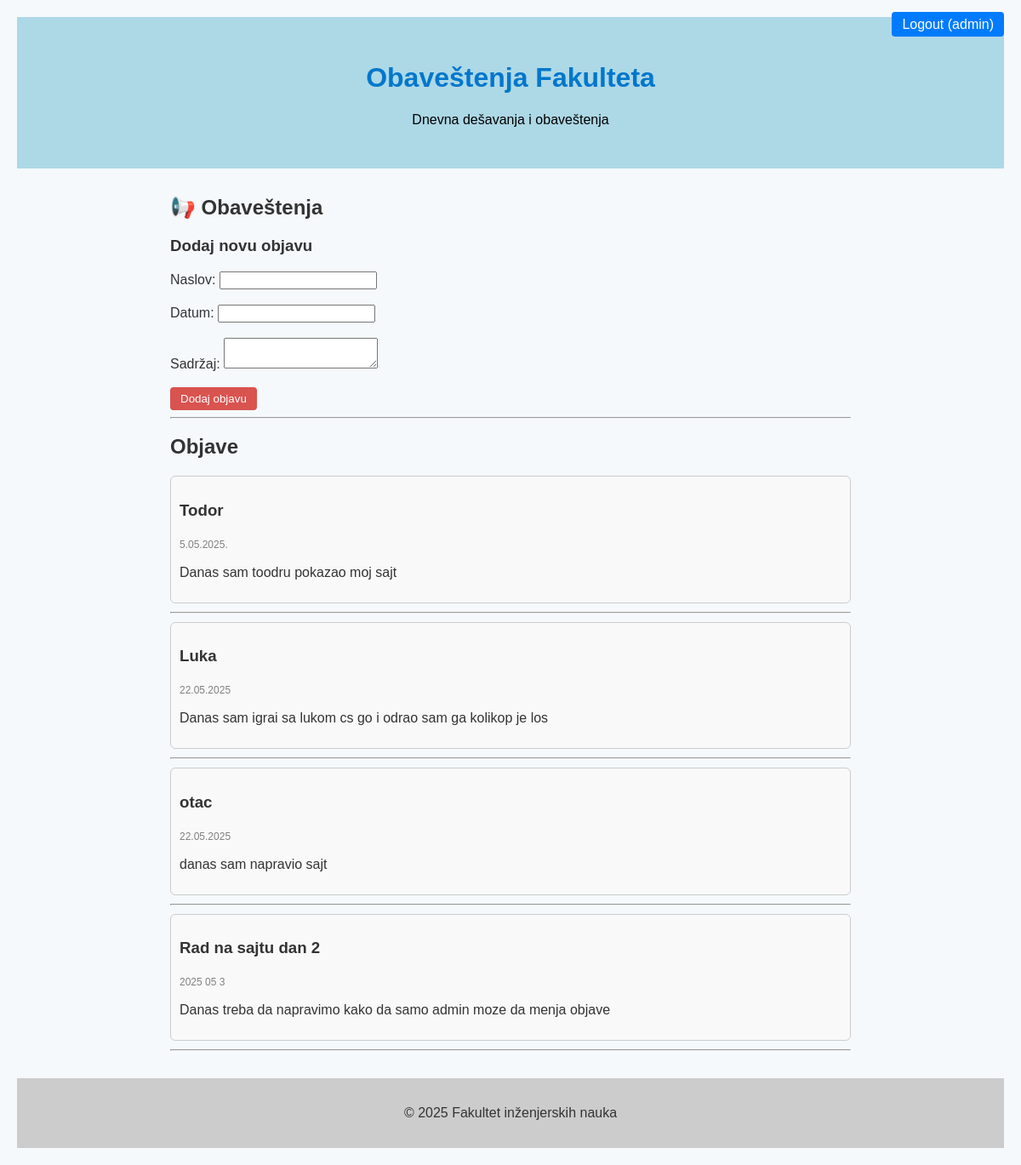
The page / (signed in) on the database its author committed.
### tables this page shows
CREATE TABLE post (
        id INTEGER PRIMARY KEY AUTOINCREMENT,
        naslov TEXT NOT NULL,
        datum TEXT NOT NULL,
        sadrzaj TEXT NOT NULL
    );

### app.py (the view)
@app.route("/", methods=["GET", "POST"])
def index():
    conn = sqlite3.connect('posts.db')
    c = conn.cursor()
    c.execute("SELECT * FROM post ORDER BY id DESC")  # Objave na vrhu
    posts = c.fetchall()
    conn.close()
    return render_template("index.html", posts=posts)

### templates/index.html (shortened to what this page needs)
<!DOCTYPE html>
<html lang="sr">
<head>
  <link rel="stylesheet" href="{{ url_for('static', filename='style.css') }}">
</head>
<body>
<header>
  <h1>Obaveštenja Fakulteta</h1>
  <p>Dnevna dešavanja i obaveštenja</p>
  <nav>
    {% if 'username' in session %}
    <a href="{{ url_for('logout') }}">Logout ({{ session['username'] }})</a>
    {% else %}
    <a href="{{ url_for('login') }}" class="login-button">Prijavi se</a>
    {% endif %}
  </nav>
</header>
<main>
  <h2>📢 Obaveštenja</h2>
  {% if 'username' in session %}
  <h3>Dodaj novu objavu</h3>
  <form action="/add_post" method="POST">
    <label for="naslov">Naslov:</label>
    <input type="text" id="naslov" name="naslov" required><br><br>
    <label for="datum">Datum:</label>
    <input type="text" id="datum" name="datum" required><br><br>
    <label for="sadrzaj">Sadržaj:</label>
    <textarea id="sadrzaj" name="sadrzaj" required></textarea><br><br>
    <button type="submit">Dodaj objavu</button>
  </form>
  {% endif %}
  <hr>
  <h2>Objave</h2>
  {% for post in posts %}
  <div class="post">
    <h3>{{ post[1] }}</h3>
    <small>{{ post[2] }}</small>
    <p>{{ post[3][:150] }}{% if post[3]|length > 150 %}...{% endif %}</p>
  </div>
  <hr>
  {% endfor %}
</main>
<footer>
  <p>&copy; 2025 Fakultet inženjerskih nauka</p>
</footer>
</body>
</html>

### static/style.css (style rules this page uses)
body { font-family: 'Segoe UI', sans-serif; margin: 0; background-color: #f0f4f8; color: #333; }
header { background-color: #add8e6; color: #000; text-align: center; padding: 2rem 0; }
main { max-width: 800px; margin: 2rem auto; padding: 0 1rem; }
footer { text-align: center; padding: 1rem; background-color: #cccccc; color: #333; }
body { font-family: sans-serif; background-color: #f5f9fc; color: #333; padding: 20px; }
h1 { color: #0077cc; }
.post { background-color: #e0eaf1; border-left: 4px solid #0077cc; padding: 15px; margin-bottom: 10px; border-radius: 6px; }
header nav { margin-top: 10px; }
header nav a { color: white; background-color: #007BFF; padding: 6px 12px; text-decoration: none; border-radius: 4px; margin-left: 10px; }
form button { background-color: #d9534f; color: white; padding: 6px 12px; border: none; border-radius: 4px; }
nav { position: absolute; top: 10px; right: 20px; }
.login-button, a { background-color: #4CAF50; color: white; padding: 10px 20px; text-decoration: none; border-radius: 5px; }
.post { border: 1px solid #ccc; padding: 10px; margin: 10px 0; background-color: #f9f9f9; }
.post small { color: gray; font-size: 12px; }

### rows shown on the page
post: naslov "Todor", datum "5.05.2025.", sadrzaj "Danas sam toodru pokazao moj sajt"
post: naslov "Luka", datum "22.05.2025", sadrzaj "Danas sam igrai sa lukom cs go i odrao sam ga kolikop je los"
post: naslov "otac", datum "22.05.2025", sadrzaj "danas sam napravio sajt"
post: naslov "Rad na sajtu dan 2", datum "2025 05 3", sadrzaj "Danas treba da napravimo kako da samo admin moze da menja objave"

### other values the page prints
{{ session['username'] }} "admin"
